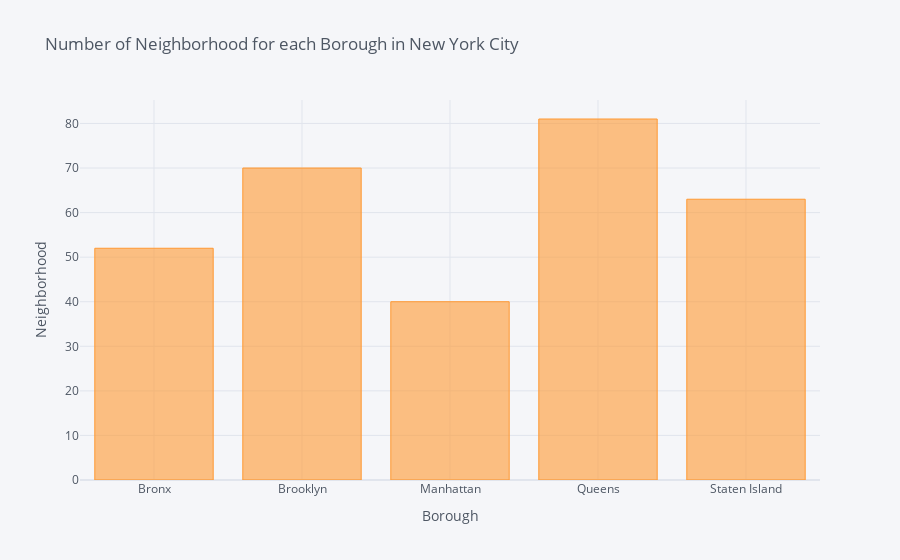

This figure's notebook cell:
### Markdown cell above
Now let create a BAR PLOT to show different Neighborhoods in New York.

### Code cell
import plotly.express as px
new_york_data.groupby('Borough')['Neighborhood'].count().iplot(kind='bar',xTitle='Borough',
    yTitle='Neighborhood',
    mode='markers',
    title='Number of Neighborhood for each Borough in New York City')

### Figure 1 — Plotly figure (JSON) as saved in the notebook; plotly's stock layout.template omitted (floating-point values rounded to 4 significant figures)
{"data": [{"marker": {"color": "rgba(255, 153, 51, 0.6)", "line": {"color": "rgba(255, 153, 51, 1.0)", "width": 1}}, "name": "Neighborhood", "orientation": "v", "text": "", "type": "bar", "x": ["Bronx", "Brooklyn", "Manhattan", "Queens", "Staten Island"], "y": [52, 70, 40, 81, 63]}], "layout": {"legend": {"bgcolor": "#F5F6F9", "font": {"color": "#4D5663"}}, "paper_bgcolor": "#F5F6F9", "plot_bgcolor": "#F5F6F9", "title": {"font": {"color": "#4D5663"}, "text": "Number of Neighborhood for each Borough in New York City"}, "xaxis": {"gridcolor": "#E1E5ED", "showgrid": true, "tickfont": {"color": "#4D5663"}, "title": {"font": {"color": "#4D5663"}, "text": "Borough"}, "zerolinecolor": "#E1E5ED"}, "yaxis": {"gridcolor": "#E1E5ED", "showgrid": true, "tickfont": {"color": "#4D5663"}, "title": {"font": {"color": "#4D5663"}, "text": "Neighborhood"}, "zerolinecolor": "#E1E5ED"}}}
